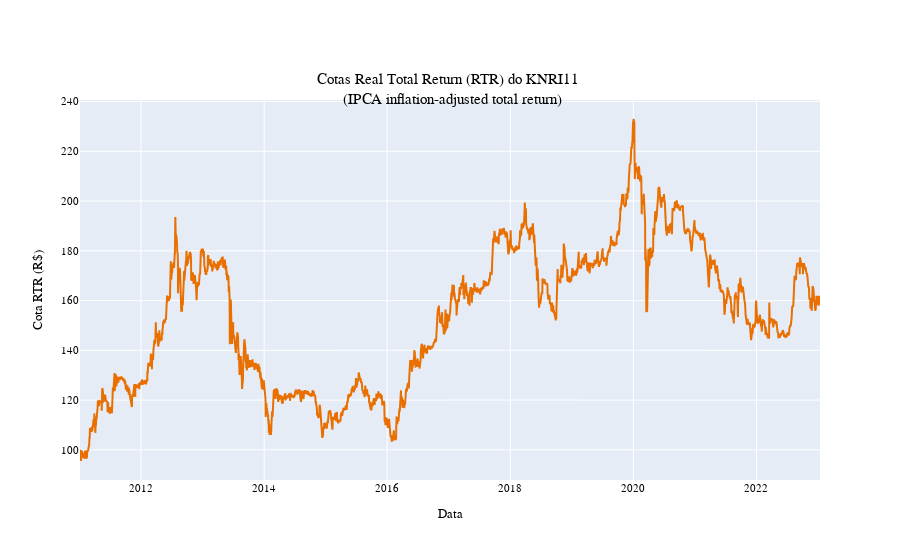

The notebook cell this image was saved under:
### Code cell
# Plotar o gráfico
fig = go.Figure()
fig.add_trace(
    go.Scatter(
        x=cotas['datneg'],
        y=cotas['preult_tr_real'],
        mode='lines',
        name='Cota Real Total Return',
        line=dict(color='#e86f00'),
    )
)
fig.update_layout(
    font=dict(family='Fira Code', size=11, color='black'),
    title='Cotas Real Total Return (RTR) do KNRI11 <br> (IPCA inflation-adjusted total return)',
    title_x=0.5,
    title_y=0.85,
    xaxis_title='Data',
    yaxis_title='Cota RTR (R$)',
    legend=dict(yanchor='top', y=0.99, xanchor='left', x=0.01),
)
fig.show()

### Figure 1 — Plotly figure (JSON) as saved in the notebook; plotly's stock layout.template omitted (floating-point values rounded to 4 significant figures; data arrays with more than 128 entries replaced by an {"elided": "..."} marker saying what was removed)
{"data": [{"line": {"color": "#e86f00"}, "mode": "lines", "name": "Cota Real Total Return", "type": "scatter", "x": {"elided": "2979 str values"}, "y": {"elided": "2979 float values"}}], "layout": {"font": {"color": "black", "family": "Fira Code", "size": 11}, "legend": {"x": 0.01, "xanchor": "left", "y": 0.99, "yanchor": "top"}, "title": {"text": "Cotas Real Total Return (RTR) do KNRI11 <br> (IPCA inflation-adjusted total return)", "x": 0.5, "y": 0.85}, "xaxis": {"title": {"text": "Data"}}, "yaxis": {"title": {"text": "Cota RTR (R$)"}}}}
